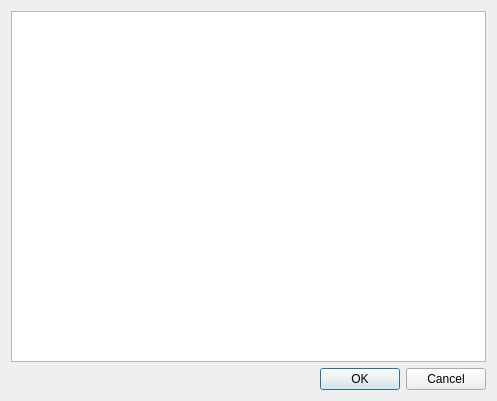
<?xml version="1.0" encoding="UTF-8"?>
<ui version="4.0">
 <class>Editdb</class>
 <widget class="QDialog" name="Editdb">
  <property name="geometry">
   <rect>
    <x>0</x>
    <y>0</y>
    <width>497</width>
    <height>401</height>
   </rect>
  </property>
  <property name="windowTitle">
   <string>Dialog</string>
  </property>
  <layout class="QVBoxLayout" name="verticalLayout">
   <item>
    <widget class="QListWidget" name="listWidget"/>
   </item>
   <item>
    <layout class="QHBoxLayout" name="horizontalLayout_2">
     <item>
      <widget class="QDialogButtonBox" name="cancelOk">
       <property name="orientation">
        <enum>Qt::Horizontal</enum>
       </property>
       <property name="standardButtons">
        <set>QDialogButtonBox::Cancel|QDialogButtonBox::Ok</set>
       </property>
      </widget>
     </item>
    </layout>
   </item>
  </layout>
 </widget>
 <resources/>
 <connections>
  <connection>
   <sender>cancelOk</sender>
   <signal>rejected()</signal>
   <receiver>Editdb</receiver>
   <slot>reject()</slot>
   <hints>
    <hint type="sourcelabel">
     <x>316</x>
     <y>260</y>
    </hint>
    <hint type="destinationlabel">
     <x>286</x>
     <y>274</y>
    </hint>
   </hints>
  </connection>
  <connection>
   <sender>cancelOk</sender>
   <signal>accepted()</signal>
   <receiver>Editdb</receiver>
   <slot>accept()</slot>
   <hints>
    <hint type="sourcelabel">
     <x>248</x>
     <y>254</y>
    </hint>
    <hint type="destinationlabel">
     <x>157</x>
     <y>274</y>
    </hint>
   </hints>
  </connection>
 </connections>
</ui>
